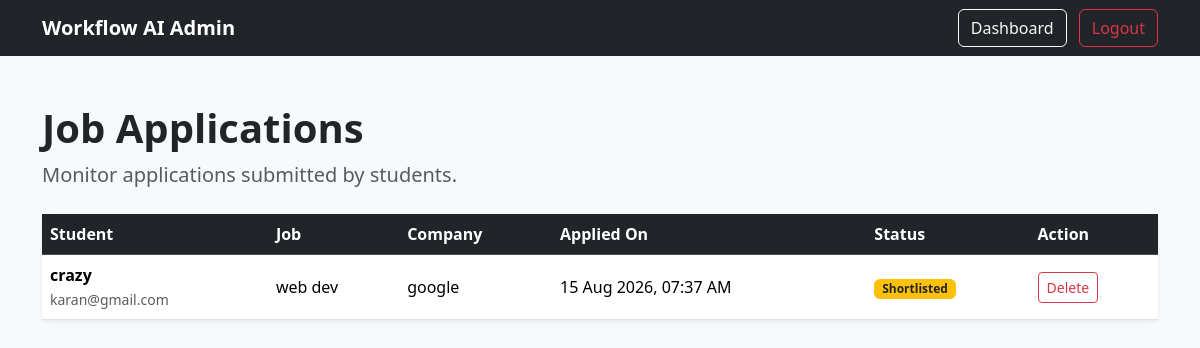
The app's page /workflow-admin/applications/ (signed in) with its own data.
### accounts/models.py (models this page shows, shortened)
class Application(models.Model):
    STATUS_CHOICES = [
        ('applied', 'Applied'),
        ('shortlisted', 'Shortlisted'),
        ('rejected', 'Rejected'),
        ('selected', 'Selected'),
    ]
    student = models.ForeignKey(
        StudentProfile,
        on_delete=models.CASCADE,
        related_name='applications'
    )
    job = models.ForeignKey(
        Job,
        on_delete=models.CASCADE,
        related_name='applications'
    )
    status = models.CharField(
        max_length=20,
        choices=STATUS_CHOICES,
        default='applied'
    )
    applied_at = models.DateTimeField(auto_now_add=True)

class StudentProfile(models.Model):
    user = models.OneToOneField(
        User,
        on_delete=models.CASCADE
    )
    full_name = models.CharField(max_length=100, blank=True)
    phone = models.CharField(max_length=15, blank=True)
    college = models.CharField(max_length=150, blank=True)
    degree = models.CharField(max_length=100, blank=True)
    graduation_year = models.PositiveIntegerField(
        null=True,
        blank=True
    )
    cgpa = models.DecimalField(
        max_digits=4,
        decimal_places=2,
        null=True,
        blank=True
    )
    skills = models.TextField(blank=True)
    projects = models.TextField(blank=True)
    certifications = models.TextField(blank=True)

class Job(models.Model):
    JOB_TYPE_CHOICES = [
        ('full_time', 'Full Time'),
        ('part_time', 'Part Time'),
        ('internship', 'Internship'),
        ('contract', 'Contract'),
    ]
    company = models.ForeignKey(
        CompanyProfile,
        on_delete=models.CASCADE,
        related_name='jobs'
    )
    title = models.CharField(max_length=150)
    description = models.TextField()
    location = models.CharField(max_length=150)
    job_type = models.CharField(
        max_length=20,
        choices=JOB_TYPE_CHOICES
    )
    salary = models.CharField(max_length=100, blank=True)
    required_degree = models.CharField(max_length=100, blank=True)
    minimum_cgpa = models.DecimalField(
        max_digits=4,
        decimal_places=2,
        null=True,
        blank=True
    )
    required_skills = models.TextField(blank=True)
    application_deadline = models.DateField(
        null=True,
        blank=True
    )
    created_at = models.DateTimeField(auto_now_add=True)

class CompanyProfile(models.Model):
    user = models.OneToOneField(
        User,
        on_delete=models.CASCADE
    )
    company_name = models.CharField(max_length=150, blank=True)
    industry = models.CharField(max_length=100, blank=True)
    location = models.CharField(max_length=150, blank=True)
    website = models.URLField(blank=True)
    description = models.TextField(blank=True)
    recruiter_name = models.CharField(max_length=100, blank=True)
    contact_email = models.EmailField(blank=True)
    contact_phone = models.CharField(max_length=15, blank=True)

### core/views.py (the view)
# urls.py: path('workflow-admin/applications/', views.admin_applications, name='admin_applications'),
@staff_required
def admin_applications(request):
    applications = Application.objects.select_related(
        'student',
        'student__user',
        'job',
        'job__company'
    ).order_by('-applied_at')
    return render(
        request,
        'core/admin_applications.html',
        {'applications': applications}
    )

### accounts/context_processors.py (called while the page is built)
def notification_count(request):
    unread_count = 0
    if request.user.is_authenticated:
        unread_count = request.user.notifications.filter(
            is_read=False
        ).count()
    return {
        'notifications_unread_count': unread_count
    }

### core/views.py (called while the page is built)
def staff_required(view_func):
    @login_required
    @wraps(view_func)
    def wrapper(request, *args, **kwargs):
        if not request.user.is_staff:
            return HttpResponseForbidden(
                'Staff permission required.'
            )
        return view_func(request, *args, **kwargs)
    return wrapper

### core/templates/core/admin_applications.html (shortened to what this page needs)
<!DOCTYPE html>
<html lang="en">
<head>
    <link
        href="https://cdn.jsdelivr.net/npm/bootstrap@5.3.8/dist/css/bootstrap.min.css"
        rel="stylesheet"
    >
</head>
<body class="bg-light">
<nav class="navbar navbar-expand-lg bg-dark navbar-dark">
    <div class="container">
        <a
            class="navbar-brand fw-bold"
            href="{% url 'admin_dashboard' %}"
        >
            Workflow AI Admin
        </a>
        <div>
            <a
                href="{% url 'admin_dashboard' %}"
                class="btn btn-outline-light me-2"
            >
                Dashboard
            </a>
            <a
                href="{% url 'logout' %}"
                class="btn btn-outline-danger"
            >
                Logout
            </a>
        </div>
    </div>
</nav>
<div class="container py-5">
    <div class="mb-4">
        <h1 class="fw-bold">
            Job Applications
        </h1>
        <p class="lead text-muted">
            Monitor applications submitted by students.
        </p>
    </div>
    {% if applications %}
        <div class="card shadow-sm border-0">
            <div class="card-body p-0">
                <div class="table-responsive">
                    <table class="table table-hover align-middle mb-0">
                        <thead class="table-dark">
                            <tr>
                                <th>
                                    Student
                                </th>
                                <th>
                                    Job
                                </th>
                                <th>
                                    Company
                                </th>
                                <th>
                                    Applied On
                                </th>
                                <th>
                                    Status
                                </th>
                                <th>
                                    Action
                                </th>
                            </tr>
                        </thead>
                        <tbody>
                            {% for application in applications %}
                                <tr>
                                    <td>
                                        <strong>
                                            {{ application.student.full_name|default:application.student.user.username }}
                                        </strong>
                                        <br>
                                        <small class="text-muted">
                                            {{ application.student.user.email }}
                                        </small>
                                    </td>
                                    <td>
                                        {{ application.job.title }}
                                    </td>
                                    <td>
                                        {{ application.job.company.company_name }}
                                    </td>
                                    <td>
                                        {{ application.applied_at|date:"d M Y, h:i A" }}
                                    </td>
                                    <td>
                                        {% if application.status == 'applied' %}
                                            <span class="badge bg-primary">
                                                Applied
                                            </span>
                                        {% elif application.status == 'shortlisted' %}
                                            <span class="badge bg-warning text-dark">
                                                Shortlisted
                                            </span>
                                        {% elif application.status == 'selected' %}
                                            <span class="badge bg-success">
                                                Selected
                                            </span>
                                        {% elif application.status == 'rejected' %}
                                            <span class="badge bg-danger">
                                                Rejected
                                            </span>
                                        {% else %}
                                            <span class="badge bg-secondary">
                                                {{ application.get_status_display }}
                                            </span>
                                        {% endif %}
                                    </td>
                                    <td>
                                        <a
                                            href="{% url 'admin_delete_application' application.id %}"
                                            class="btn btn-sm btn-outline-danger"
                                        >
                                            Delete
                                        </a>
                                    </td>
                                </tr>
                            {% endfor %}
                        </tbody>
                    </table>
                </div>
            </div>
        </div>
    {% endif %}
</div>
</body>
</html>

### records on screen
Application: student.full_name "crazy", student.user.email "karan@gmail.com", job "web dev", job.company.company_name "google", applied_at "15 Aug 2026, 07:37 AM", status "Shortlisted"
